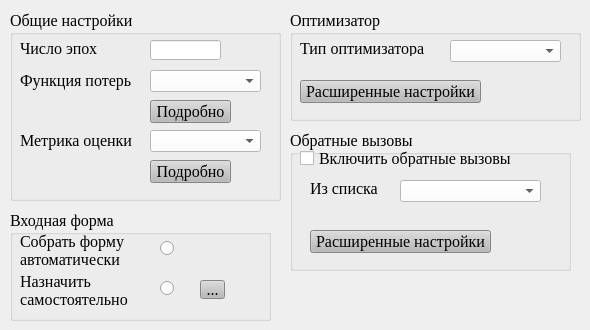
    <widget class="QWidget" name="tab_2">
     <attribute name="title">
      <string>Параметры обучения</string>
     </attribute>
     <widget class="QGroupBox" name="groupBox_2">
      <property name="geometry">
       <rect>
        <x>290</x>
        <y>10</y>
        <width>291</width>
        <height>111</height>
       </rect>
      </property>
      <property name="font">
       <font>
        <family>Times New Roman</family>
        <pointsize>12</pointsize>
       </font>
      </property>
      <property name="title">
       <string>Оптимизатор</string>
      </property>
      <widget class="QLabel" name="label_9">
       <property name="geometry">
        <rect>
         <x>10</x>
         <y>30</y>
         <width>131</width>
         <height>16</height>
        </rect>
       </property>
       <property name="font">
        <font>
         <family>Times New Roman</family>
         <pointsize>12</pointsize>
        </font>
       </property>
       <property name="text">
        <string>Тип оптимизатора</string>
       </property>
      </widget>
      <widget class="QComboBox" name="opts_list">
       <property name="geometry">
        <rect>
         <x>160</x>
         <y>30</y>
         <width>111</width>
         <height>22</height>
        </rect>
       </property>
       <property name="font">
        <font>
         <family>Times New Roman</family>
        </font>
       </property>
       <property name="styleSheet">
        <string notr="true">background-color: rgb(255, 255, 255);</string>
       </property>
      </widget>
      <widget class="QPushButton" name="opts_settings">
       <property name="geometry">
        <rect>
         <x>10</x>
         <y>70</y>
         <width>181</width>
         <height>23</height>
        </rect>
       </property>
       <property name="font">
        <font>
         <family>Times New Roman</family>
         <pointsize>12</pointsize>
        </font>
       </property>
       <property name="styleSheet">
        <string notr="true">background-color: rgb(185, 185, 185);</string>
       </property>
       <property name="text">
        <string>Расширенные настройки</string>
       </property>
      </widget>
     </widget>
     <widget class="QGroupBox" name="groupBox_3">
      <property name="geometry">
       <rect>
        <x>10</x>
        <y>10</y>
        <width>271</width>
        <height>191</height>
       </rect>
      </property>
      <property name="font">
       <font>
        <family>Times New Roman</family>
        <pointsize>12</pointsize>
       </font>
      </property>
      <property name="title">
       <string>Общие настройки</string>
      </property>
      <widget class="QLabel" name="label_10">
       <property name="geometry">
        <rect>
         <x>10</x>
         <y>30</y>
         <width>91</width>
         <height>16</height>
        </rect>
       </property>
       <property name="font">
        <font>
         <family>Times New Roman</family>
         <pointsize>12</pointsize>
        </font>
       </property>
       <property name="text">
        <string>Число эпох</string>
       </property>
      </widget>
      <widget class="QLabel" name="label_11">
       <property name="geometry">
        <rect>
         <x>10</x>
         <y>60</y>
         <width>121</width>
         <height>21</height>
        </rect>
       </property>
       <property name="font">
        <font>
         <family>Times New Roman</family>
         <pointsize>12</pointsize>
        </font>
       </property>
       <property name="text">
        <string>Функция потерь</string>
       </property>
      </widget>
      <widget class="QLabel" name="label_12">
       <property name="geometry">
        <rect>
         <x>10</x>
         <y>120</y>
         <width>131</width>
         <height>21</height>
        </rect>
       </property>
       <property name="font">
        <font>
         <family>Times New Roman</family>
         <pointsize>12</pointsize>
        </font>
       </property>
       <property name="text">
        <string>Метрика оценки</string>
       </property>
      </widget>
      <widget class="QLineEdit" name="epochs">
       <property name="geometry">
        <rect>
         <x>140</x>
         <y>30</y>
         <width>71</width>
         <height>20</height>
        </rect>
       </property>
       <property name="styleSheet">
        <string notr="true">background-color: rgb(255, 255, 255);</string>
       </property>
      </widget>
      <widget class="QComboBox" name="loss_list">
       <property name="geometry">
        <rect>
         <x>140</x>
         <y>60</y>
         <width>111</width>
         <height>22</height>
        </rect>
       </property>
       <property name="font">
        <font>
         <family>Times New Roman</family>
        </font>
       </property>
       <property name="styleSheet">
        <string notr="true">background-color: rgb(255, 255, 255);</string>
       </property>
      </widget>
      <widget class="QComboBox" name="metrics_list">
       <property name="geometry">
        <rect>
         <x>140</x>
         <y>120</y>
         <width>111</width>
         <height>22</height>
        </rect>
       </property>
       <property name="font">
        <font>
         <family>Times New Roman</family>
        </font>
       </property>
       <property name="styleSheet">
        <string notr="true">background-color: rgb(255, 255, 255);</string>
       </property>
      </widget>
      <widget class="QPushButton" name="loss_details">
       <property name="geometry">
        <rect>
         <x>140</x>
         <y>90</y>
         <width>81</width>
         <height>23</height>
        </rect>
       </property>
       <property name="font">
        <font>
         <family>Times New Roman</family>
         <pointsize>12</pointsize>
        </font>
       </property>
       <property name="styleSheet">
        <string notr="true">background-color: rgb(185, 185, 185);</string>
       </property>
       <property name="text">
        <string>Подробно</string>
       </property>
      </widget>
      <widget class="QPushButton" name="metrics_details">
       <property name="geometry">
        <rect>
         <x>140</x>
         <y>150</y>
         <width>81</width>
         <height>23</height>
        </rect>
       </property>
       <property name="font">
        <font>
         <family>Times New Roman</family>
         <pointsize>12</pointsize>
        </font>
       </property>
       <property name="styleSheet">
        <string notr="true">background-color: rgb(185, 185, 185);</string>
       </property>
       <property name="text">
        <string>Подробно</string>
       </property>
      </widget>
     </widget>
     <widget class="QGroupBox" name="groupBox_4">
      <property name="geometry">
       <rect>
        <x>10</x>
        <y>210</y>
        <width>261</width>
        <height>111</height>
       </rect>
      </property>
      <property name="font">
       <font>
        <family>Times New Roman</family>
        <pointsize>12</pointsize>
       </font>
      </property>
      <property name="title">
       <string>Входная форма</string>
      </property>
      <widget class="QLabel" name="label_13">
       <property name="geometry">
        <rect>
         <x>10</x>
         <y>20</y>
         <width>121</width>
         <height>41</height>
        </rect>
       </property>
       <property name="font">
        <font>
         <family>Times New Roman</family>
         <pointsize>12</pointsize>
        </font>
       </property>
       <property name="text">
        <string>Собрать форму 
автоматически</string>
       </property>
      </widget>
      <widget class="QRadioButton" name="auto_input">
       <property name="geometry">
        <rect>
         <x>150</x>
         <y>30</y>
         <width>16</width>
         <height>17</height>
        </rect>
       </property>
       <property name="text">
        <string/>
       </property>
      </widget>
      <widget class="QRadioButton" name="self_input">
       <property name="geometry">
        <rect>
         <x>150</x>
         <y>70</y>
         <width>16</width>
         <height>17</height>
        </rect>
       </property>
       <property name="text">
        <string/>
       </property>
      </widget>
      <widget class="QLabel" name="label_14">
       <property name="geometry">
        <rect>
         <x>10</x>
         <y>60</y>
         <width>111</width>
         <height>41</height>
        </rect>
       </property>
       <property name="font">
        <font>
         <family>Times New Roman</family>
         <pointsize>12</pointsize>
        </font>
       </property>
       <property name="text">
        <string>Назначить 
самостоятельно</string>
       </property>
      </widget>
      <widget class="QToolButton" name="input_win">
       <property name="geometry">
        <rect>
         <x>190</x>
         <y>70</y>
         <width>25</width>
         <height>19</height>
        </rect>
       </property>
       <property name="styleSheet">
        <string notr="true">background-color: rgb(185, 185, 185);</string>
       </property>
       <property name="text">
        <string>...</string>
       </property>
      </widget>
     </widget>
     <widget class="QGroupBox" name="groupBox_5">
      <property name="geometry">
       <rect>
        <x>290</x>
        <y>130</y>
        <width>281</width>
        <height>141</height>
       </rect>
      </property>
      <property name="font">
       <font>
        <family>Times New Roman</family>
        <pointsize>12</pointsize>
       </font>
      </property>
      <property name="title">
       <string>Обратные вызовы</string>
      </property>
      <widget class="QCheckBox" name="callbacks_check">
       <property name="geometry">
        <rect>
         <x>10</x>
         <y>20</y>
         <width>231</width>
         <height>17</height>
        </rect>
       </property>
       <property name="font">
        <font>
         <family>Times New Roman</family>
         <pointsize>12</pointsize>
        </font>
       </property>
       <property name="text">
        <string>Включить обратные вызовы</string>
       </property>
      </widget>
      <widget class="QLabel" name="label_15">
       <property name="geometry">
        <rect>
         <x>20</x>
         <y>50</y>
         <width>81</width>
         <height>16</height>
        </rect>
       </property>
       <property name="font">
        <font>
         <family>Times New Roman</family>
         <pointsize>12</pointsize>
        </font>
       </property>
       <property name="text">
        <string>Из списка</string>
       </property>
      </widget>
      <widget class="QComboBox" name="callbacks_list">
       <property name="geometry">
        <rect>
         <x>110</x>
         <y>50</y>
         <width>141</width>
         <height>22</height>
        </rect>
       </property>
       <property name="font">
        <font>
         <family>Times New Roman</family>
        </font>
       </property>
       <property name="styleSheet">
        <string notr="true">background-color: rgb(255, 255, 255);</string>
       </property>
      </widget>
      <widget class="QPushButton" name="callbacks_settings">
       <property name="geometry">
        <rect>
         <x>20</x>
         <y>100</y>
         <width>181</width>
         <height>23</height>
        </rect>
       </property>
       <property name="font">
        <font>
         <family>Times New Roman</family>
         <pointsize>12</pointsize>
        </font>
       </property>
       <property name="styleSheet">
        <string notr="true">background-color: rgb(185, 185, 185);</string>
       </property>
       <property name="text">
        <string>Расширенные настройки</string>
       </property>
      </widget>
     </widget>
     <zorder>groupBox_3</zorder>
     <zorder>groupBox_2</zorder>
     <zorder>groupBox_4</zorder>
     <zorder>groupBox_5</zorder>
    </widget>
